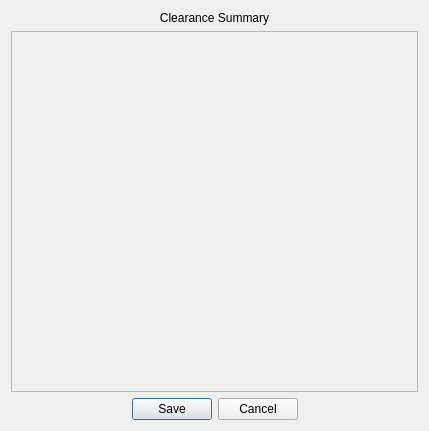
<?xml version="1.0" encoding="UTF-8"?>
<ui version="4.0">
 <class>MachTotalsDlg</class>
 <widget class="QDialog" name="MachTotalsDlg">
  <property name="windowModality">
   <enum>Qt::ApplicationModal</enum>
  </property>
  <property name="geometry">
   <rect>
    <x>0</x>
    <y>0</y>
    <width>429</width>
    <height>431</height>
   </rect>
  </property>
  <property name="windowTitle">
   <string>Dialog</string>
  </property>
  <property name="modal">
   <bool>true</bool>
  </property>
  <layout class="QGridLayout" name="gridLayout">
   <item row="0" column="0">
    <widget class="QLabel" name="label_2">
     <property name="frameShape">
      <enum>QFrame::NoFrame</enum>
     </property>
     <property name="text">
      <string>Clearance Summary</string>
     </property>
     <property name="alignment">
      <set>Qt::AlignHCenter|Qt::AlignTop</set>
     </property>
    </widget>
   </item>
   <item row="1" column="0">
    <widget class="QScrollArea" name="scrollArea">
     <property name="frameShadow">
      <enum>QFrame::Plain</enum>
     </property>
     <property name="midLineWidth">
      <number>0</number>
     </property>
     <property name="widgetResizable">
      <bool>true</bool>
     </property>
     <widget class="QWidget" name="scrollAreaWidgetContents_2">
      <property name="geometry">
       <rect>
        <x>0</x>
        <y>0</y>
        <width>409</width>
        <height>363</height>
       </rect>
      </property>
      <layout class="QGridLayout" name="gridLayout_2">
       <item row="0" column="0">
        <widget class="QLabel" name="l_summary">
         <property name="text">
          <string/>
         </property>
         <property name="alignment">
          <set>Qt::AlignLeading|Qt::AlignLeft|Qt::AlignTop</set>
         </property>
        </widget>
       </item>
      </layout>
     </widget>
    </widget>
   </item>
   <item row="2" column="0">
    <widget class="QDialogButtonBox" name="buttonBox">
     <property name="standardButtons">
      <set>QDialogButtonBox::Cancel|QDialogButtonBox::Save</set>
     </property>
     <property name="centerButtons">
      <bool>true</bool>
     </property>
    </widget>
   </item>
  </layout>
 </widget>
 <resources/>
 <connections>
  <connection>
   <sender>buttonBox</sender>
   <signal>accepted()</signal>
   <receiver>MachTotalsDlg</receiver>
   <slot>accept()</slot>
   <hints>
    <hint type="sourcelabel">
     <x>164</x>
     <y>413</y>
    </hint>
    <hint type="destinationlabel">
     <x>102</x>
     <y>428</y>
    </hint>
   </hints>
  </connection>
  <connection>
   <sender>buttonBox</sender>
   <signal>rejected()</signal>
   <receiver>MachTotalsDlg</receiver>
   <slot>reject()</slot>
   <hints>
    <hint type="sourcelabel">
     <x>284</x>
     <y>419</y>
    </hint>
    <hint type="destinationlabel">
     <x>310</x>
     <y>430</y>
    </hint>
   </hints>
  </connection>
 </connections>
</ui>
